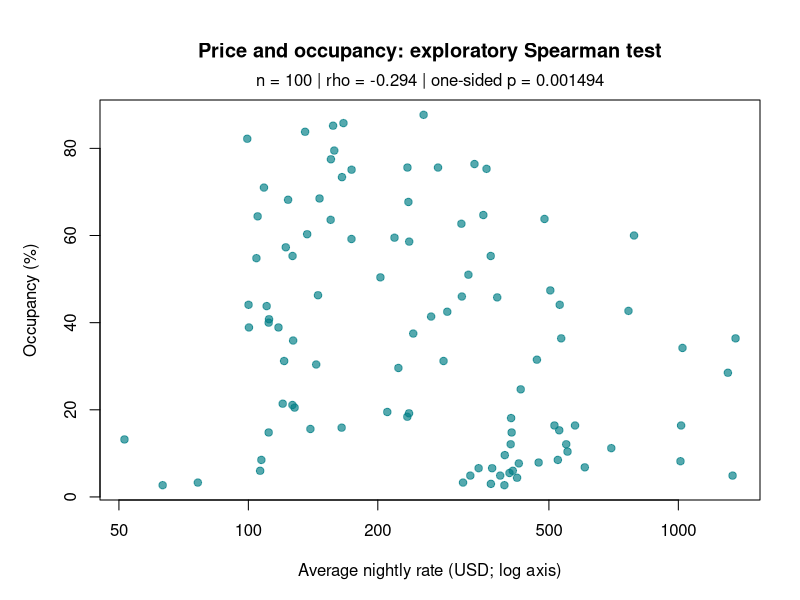

This chart was generated by the following R code:
# Run from the repository root: Rscript test_price_occupancy.R
# Exploratory question: are higher nightly rates associated with lower occupancy?
# H0: population Spearman rho >= 0; H1: population Spearman rho < 0.
# R computes the one-sided p-value at the null boundary rho = 0.
d <- read.csv("data/san_diego_listings.csv", na.strings = c("", "NA"))
keep <- is.finite(d$ttm_avg_rate) & is.finite(d$ttm_occupancy) &
  d$ttm_avg_rate > 0 & d$ttm_occupancy >= 0 & d$ttm_occupancy <= 1 &
  !is.na(d$ttm_reserved_days) & d$ttm_reserved_days > 0
x <- d$ttm_avg_rate[keep]
y <- d$ttm_occupancy[keep]
# Ties are present, so use the asymptotic Spearman p-value.
test <- cor.test(x, y, method = "spearman", alternative = "less", exact = FALSE)
# Also report a two-sided result because the direction was explored previously.
two_sided <- cor.test(x, y, method = "spearman",
                      alternative = "two.sided", exact = FALSE)
dir.create("outputs", showWarnings = FALSE)
results <- data.frame(n = length(x), excluded = nrow(d) - length(x),
  spearman_rho = unname(test$estimate),
  p_one_sided_negative = test$p.value, p_two_sided = two_sided$p.value)
write.csv(results, "outputs/price_occupancy_test.csv", row.names = FALSE)
report <- c(
  "Exploratory Spearman correlation: nightly price and occupancy",
  "H0: population Spearman rho >= 0. H1: population Spearman rho < 0.",
  sprintf("Included listings: %d; excluded: %d.", length(x), nrow(d) - length(x)),
  sprintf("Spearman rho: %.4f", test$estimate),
  sprintf("One-sided p-value (negative association): %.6g", test$p.value),
  sprintf("Two-sided p-value: %.6g", two_sided$p.value),
  "Method: asymptotic Spearman test (ties present); alpha = 0.05.",
  if (test$p.value < .05) "Reject H0 at alpha = 0.05: evidence of a negative association."
  else "Do not reject H0 at alpha = 0.05.",
  "Exploratory: the direction was chosen after earlier inspection of these data.",
  "Assumes independent listings; shared hosts may violate independence.",
  "Population generalization depends on the sampling design of these 100 listings.",
  "Association does not establish that changing price causes occupancy to change.")
writeLines(report, "outputs/price_occupancy_test.txt")
png("outputs/price_occupancy_test.png", width = 1400, height = 1000, res = 160)
par(mar = c(5, 5, 5, 2))
plot(x, 100 * y, log = "x", pch = 19, col = "#007F86AA",
  xlab = "Average nightly rate (USD; log axis)", ylab = "Occupancy (%)",
  main = "Price and occupancy: exploratory Spearman test")
mtext(sprintf("n = %d | rho = %.3f | one-sided p = %.4g",
              length(x), test$estimate, test$p.value), side = 3, line = .5)
dev.off()
cat(paste(report, collapse = "\n"), "\n")
